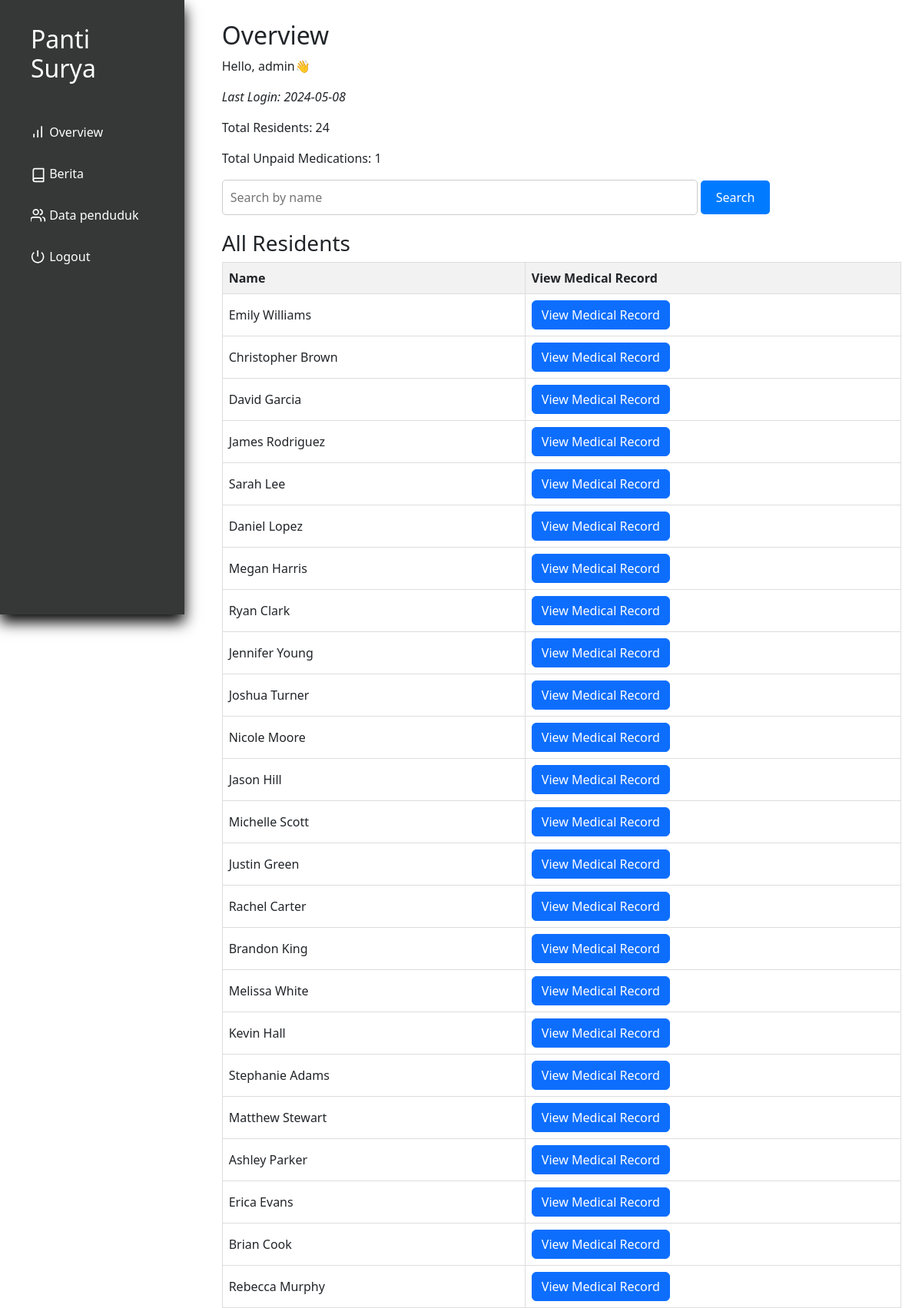
/index.php (signed in), run on the app's committed database.
### tables this page shows
CREATE TABLE `penduduk` (
  `id` int(11) NOT NULL,
  `nama` varchar(250) NOT NULL,
  `alamat` varchar(100) NOT NULL,
  `pengobatan_terakhir` date DEFAULT NULL,
  `email` varchar(200) DEFAULT NULL,
  `notelp` varchar(15) NOT NULL,
  `keuangan_pondokkan` int(11) NOT NULL,
  `keuangan_tabungan` int(11) NOT NULL,
  `keuangan_obat` int(11) NOT NULL,
  `keuangan_total` int(11) NOT NULL
);

### utils.php (called while the page is built, shortened)
<?php
    class myDB{
        private $host = "localhost";
        private $username = "root";
        private $password = "";
        private $database = "pantisurya";
        private $db;
        function __construct(){
            if ($this->db == null){
                try {
                    $this->db = new PDO("mysql:host=$this->host;dbname=$this->database", $this->username, $this->password);
                    $this->db->setAttribute(PDO::ATTR_ERRMODE, PDO::ERRMODE_EXCEPTION);
                } catch(PDOException $e) {
                    echo "Connection failed: " . $e->getMessage();
                }
            }
        }
        public function prepare($query) {
            return $this->db->prepare($query);
        }
    }
?>

### index.php (the view, shortened to what this page needs)
<?php
require "utils.php";
$db = new myDB();
$stmt_residents = $db->prepare("SELECT COUNT(*) AS total_residents FROM penduduk");
$stmt_residents->execute();
$total_residents = $stmt_residents->fetch(PDO::FETCH_ASSOC)['total_residents'];
$stmt_unpaid = $db->prepare("SELECT COUNT(*) AS total_unpaid FROM rekam_medis WHERE sudah_bayar = 0");
$stmt_unpaid->execute();
$total_unpaid = $stmt_unpaid->fetch(PDO::FETCH_ASSOC)['total_unpaid'];
$stmt_all_residents = $db->prepare("SELECT * FROM penduduk");
$stmt_all_residents->execute();
$residents = $stmt_all_residents->fetchAll(PDO::FETCH_ASSOC);
?>
<!DOCTYPE html>
<html lang="en">
<head>
    <link href="https://cdn.jsdelivr.net/npm/bootstrap@5.3.3/dist/css/bootstrap.min.css" rel="stylesheet">
    <link rel="stylesheet" href="layout/indexstyle.css">
</head>
<body>
    <div class="app">
        <div class="dashboard">
            <?php include 'nav.php'?>
            <div class="main">
                <h2>Overview</h2>
                <p>Hello, <?php echo isset($_SESSION["username"]) ? $_SESSION["username"] : 'N/A'; ?>👋</p>
                <p style="font-style: italic;">Last Login: <?php echo isset($_SESSION["last_access"]) ? $_SESSION["last_access"] : 'N/A'; ?></p>
                <div class="overview-info">
                    <p>Total Residents: <?php echo isset($total_residents) ? $total_residents : 'N/A'; ?></p>
                    <p>Total Unpaid Medications: <?php echo isset($total_unpaid) ? $total_unpaid : 'N/A'; ?></p>
                </div>
                <div class="search-bar">
                    <form method="POST">
                        <input type="text" name="search" placeholder="Search by name" class="search-input">
                        <button type="submit" class="search-button">Search</button>
                    </form>
                </div>
                <div class="residents-table">
                    <h3>All Residents</h3>
                    <table class="resident-table">
                        <thead>
                            <tr>
                                <th>Name</th>
                                <th>View Medical Record</th>
                            </tr>
                        </thead>
                        <tbody>
                            <?php foreach($residents as $resident): ?>
                            <tr>
                                <td><?php echo $resident['nama']; ?></td>
                                <td><button onclick="window.location.href='laporanmedis.php?id=<?php echo $resident['id']; ?>'" class="btn btn-primary">View Medical Record</button></td>
                            </tr>
                            <?php endforeach; ?>
                        </tbody>
                    </table>
                </div>
            </div>
        </div>
    </div>
</body>
</html>

### layout/indexstyle.css (style rules this page uses)
* { box-sizing: border-box; margin: 0; padding: 0; }
.dashboard { display: flex; min-height: 100vh; flex-direction: row; gap: 1.7rem; }
.main { width: 80%; height: 100vh; padding: 1.7rem; }

### index.php (style rules this page uses)
.search-bar { margin-bottom: 20px; }
.search-input { width: 70%; padding: 10px; border-radius: 5px; border: 1px solid #ccc; }
.search-button { padding: 10px 20px; border-radius: 5px; background-color: #007bff; color: #fff; border: none; cursor: pointer; }
.resident-table { width: 100%; border-collapse: collapse; }
.resident-table th, .resident-table td { border: 1px solid #ddd; padding: 8px; text-align: left; }
.resident-table th { background-color: #f2f2f2; }

### data on the page
penduduk: nama "Emily Williams"
penduduk: nama "Christopher Brown"
penduduk: nama "David Garcia"
penduduk: nama "James Rodriguez"
penduduk: nama "Sarah Lee"
penduduk: nama "Daniel Lopez"
penduduk: nama "Megan Harris"
penduduk: nama "Ryan Clark"
penduduk: nama "Jennifer Young"
penduduk: nama "Joshua Turner"
penduduk: nama "Nicole Moore"
penduduk: nama "Jason Hill"
penduduk: nama "Michelle Scott"
penduduk: nama "Justin Green"
penduduk: nama "Rachel Carter"
penduduk: nama "Brandon King"
penduduk: nama "Melissa White"
penduduk: nama "Kevin Hall"
penduduk: nama "Stephanie Adams"
penduduk: nama "Matthew Stewart"
penduduk: nama "Ashley Parker"
penduduk: nama "Erica Evans"
penduduk: nama "Brian Cook"
penduduk: nama "Rebecca Murphy"

### other printed values
$_SESSION["username"] "admin"
$_SESSION["last_access"] "2024-05-08"
$total_residents "24"
$total_unpaid "1"
